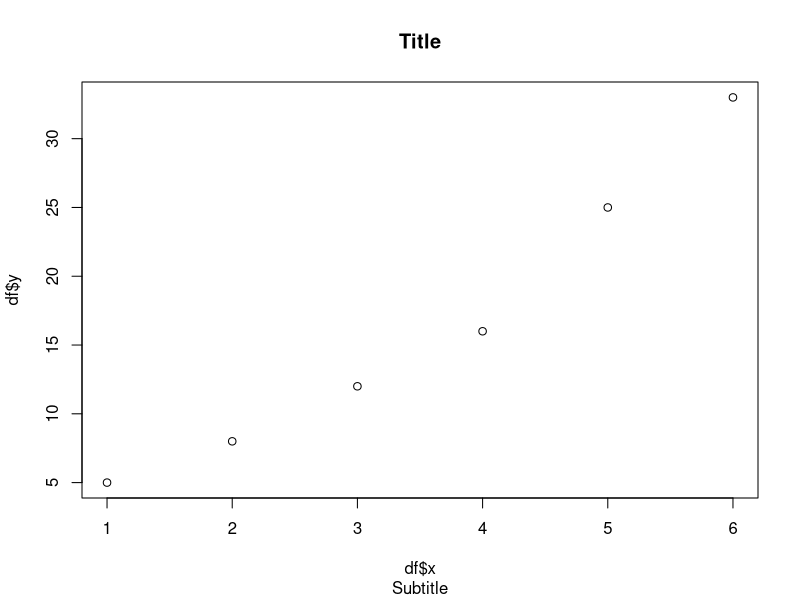
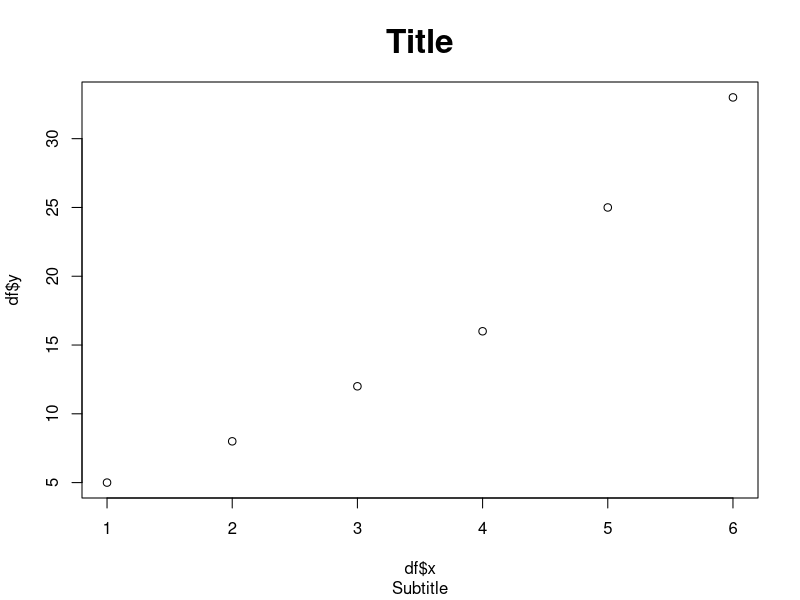
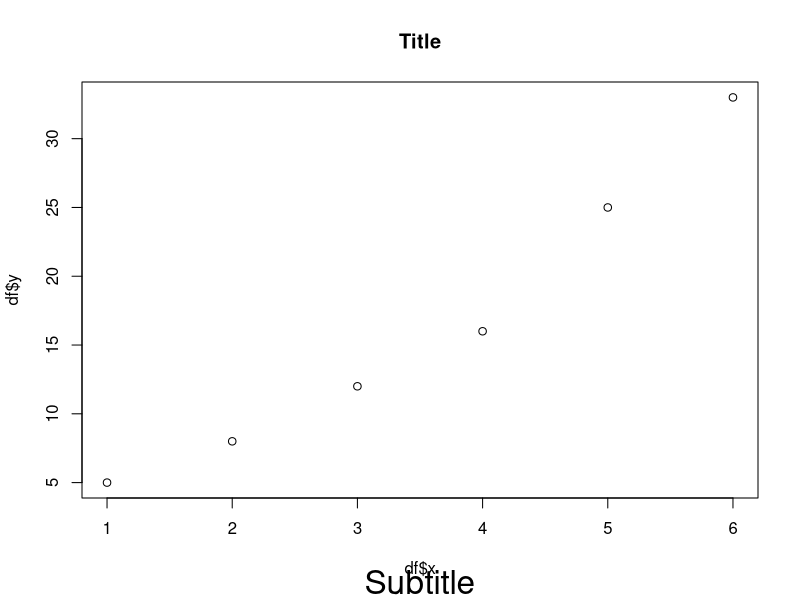
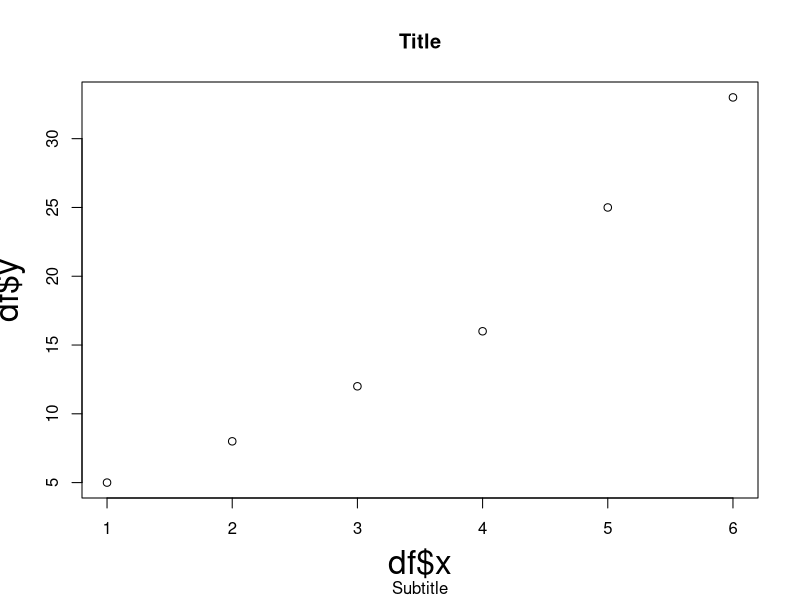
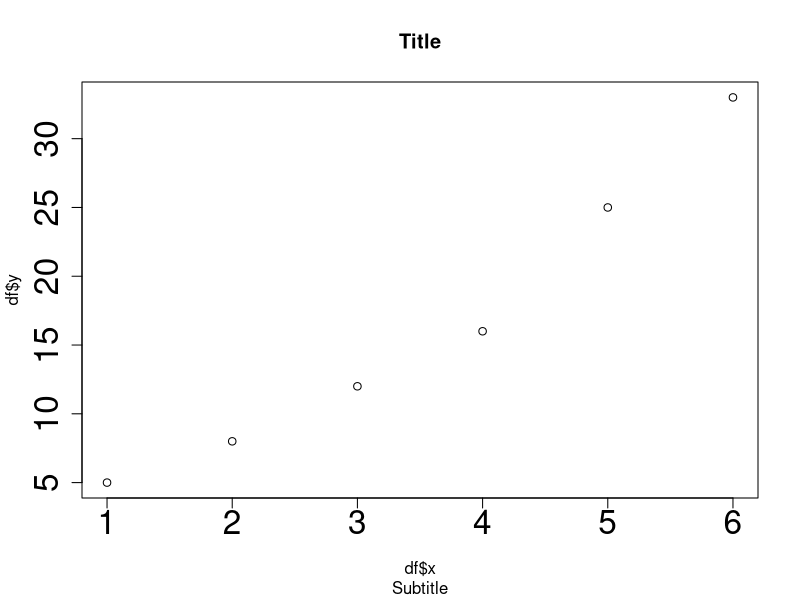

Recreate these plots in R, in order.
# create data frame
df <- data.frame(x=c(1, 2, 3, 4, 5, 6),
                 y=c(5, 8, 12, 16, 25, 33))

# create scatterplot with all default font sizes
plot(df$x, df$y, main = "Title", sub = "Subtitle")

# create scatterplot with increased font size of title
plot(df$x, df$y, main="Title", sub = "Subtitle",
     cex.main=2)

# change font size of subtitle
# create scatterplot with increased font size of subtitle
plot(df$x, df$y, main="Title", sub = "Subtitle", 
     cex.sub=2)

# change fong size of axis labels
# create scatterplot with increased font size of axis labels
plot(df$x, df$y, main="Title", sub="Subtitle", 
     cex.lab=2)

# change font size of axis text
# create scatterplot with increased font size of axis text
plot(df$x, df$y, main="Title", sub="Subtitle", 
     cex.axis=2)
